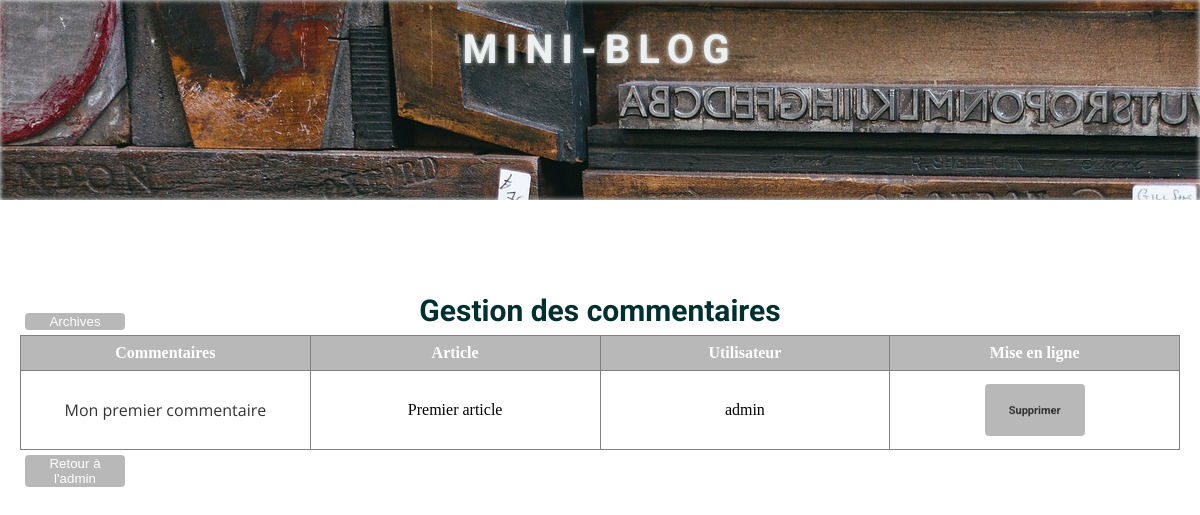
Page /admin/comments.php on the committed database.
### tables this page shows
CREATE TABLE `mb_comments` (
  `id_comment` int(11) NOT NULL,
  `content` text NOT NULL,
  `status` tinyint(4) NOT NULL,
  `date` datetime NOT NULL,
  `fk_id_article` int(11) NOT NULL,
  `fk_id_user` int(11) NOT NULL
);

CREATE TABLE `mb_article` (
  `id_article` int(11) NOT NULL,
  `title` varchar(100) NOT NULL,
  `content` text NOT NULL,
  `status` int(11) NOT NULL,
  `date` date NOT NULL,
  `fk_id_user` int(11) NOT NULL,
  `date_update` date DEFAULT NULL
);

CREATE TABLE `mb_users` (
  `id_user` int(11) NOT NULL,
  `username` varchar(25) NOT NULL,
  `password` varchar(100) NOT NULL,
  `status` int(11) NOT NULL DEFAULT '1',
  `admin` int(11) NOT NULL DEFAULT '0'
);

### admin/comments.php (the view, shortened to what this page needs)
<?php include "../header.php"; ?>
<div id="page_title">
    <h6>Gestion des commentaires</h6>
</div>
  <form action="archive.php" method="POST">
        <button type="submit" class="btn">Archives</button>
    </form>
<table width="100%" align="center" cellpadding="0" cellspacing="1" border="1">
    <thead>
    <tr align="center">
        <td width="25%"><strong>Commentaires</strong></td>
        <td width="25%"><strong>Article</strong></td>
        <td width="25%"><strong>Utilisateur</strong></td>
        <td width="25%"><strong>Mise en ligne</strong></td>
    </tr>
    </thead>
    <tbody>
    <?php
    $req = $bdd->query('select * from mb_comments order by id_comment');
    while($row=$req->fetch(PDO::FETCH_OBJ)) {
        if($row->status==1) {
            $user = $row->fk_id_user;
            $article = $row->fk_id_article;
            $req1 = $bdd->query('select * from mb_users where id_user=' . $user);
            while ($toto = $req1->fetch(PDO::FETCH_OBJ)) {
                $req2 = $bdd->query('select * from mb_article where id_article=' . $article);
                while ($title = $req2->fetch(PDO::FETCH_OBJ)) { ?>
                    <tr align="center">
                        <td><?= $row->content ?></td>
                        <td><?= $title->title ?>
                        <td><?= $toto->username ?></td>
                        <td>
                            <form action="updateStatus.php" method="post" style="display: inline-block">
                                <button type="submit" name="toto" id="toto" onClick="if (!confirm('Voulez vous supprimer ce commentaire ?')) return false;">
                                    <h5>Supprimer</h5></button>
                            </form>
                        </td>
                    </tr>
                    <?php
                }
            }
        }
    }
    ?>
    </tbody>
</table>
<a class="lien fade" href="../admin"><button type="button" class='btn'>Retour à l'admin</button></a>

### public/css/style.css (style rules this page uses)
html { position: relative; min-height: 100%; }
html, body { margin: 0; padding: 0; }
h1, h2, h3, h4, h5, h6 { font-family: 'Roboto', sans-serif; color: #333; }
p { font-family: 'Open Sans', sans-serif; color: #333; }
a { color: #2980b9; text-decoration: none; }
#page_title { font-size: 100px; color: #fff; padding-top: 50px; margin-bottom: -90px; }
#page_title h6 { margin-top: 2%; color:#002F2F; font-size: 30%; text-align: center; }
table { border-collapse: collapse; width: 100%; }
th, td { text-align: center; padding: 8px; }
thead { background-color: rgba(0, 0, 0, 0.28); color: white; }
button { display: inline-block; border-radius: 4px; background-color: rgba(0, 0, 0, 0.28); border: none; color: #FFFFFF; text-align: center; transition: all 0.5s; width:100px; cursor: pointer; margin: 5px; }

### rows in the picture
mb_comments: content "Mon premier commentaire"
mb_users: username "admin"
mb_article: title "Premier article"
